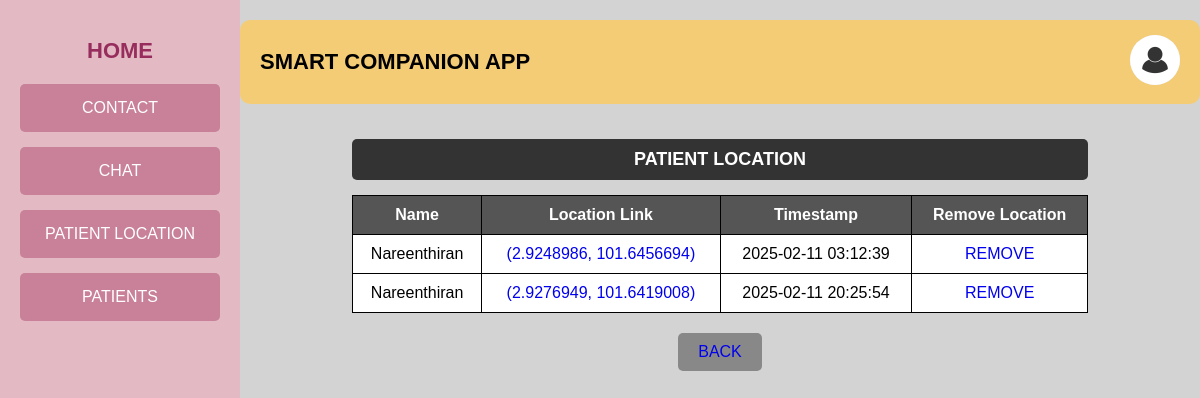
Screenshot of /locationcare (signed in) with the database file from the repository.
### tables this page shows
CREATE TABLE locations (
            id INTEGER PRIMARY KEY AUTOINCREMENT,
            user_id TEXT NOT NULL,
            name TEXT NOT NULL,
            latitude REAL NOT NULL,
            longitude REAL NOT NULL,
            timestamp TEXT NOT NULL
        );

### app.py (the view)
@app.route("/locationcare", methods=["GET", "POST"])
def locationcare():
    db = get_db()
    cursor = db.cursor()
    care_id = session.get('care_id')
    str_care_id = str(care_id)
    cursor.execute("SELECT user_id FROM assign WHERE caretaker_id = ?", (str_care_id,))
    user_ids = cursor.fetchall()
    location_list = []
    if not user_ids:
        flash("No users assigned to this caretaker.")
        db.close()
    for user in user_ids:
        user_id = user[0]  # Extract user_id from tuple
        cursor.execute("SELECT * FROM locations WHERE user_id = ?", (user_id,))
        location_list.extend(cursor.fetchall())  # Append all location rows
    db.close()
    with open("static/img_log/caretaker/"+ str_care_id + ".txt", "r") as file:
        image_name = str(file.read())
        image_url= url_for('static', filename='uploads/'+ image_name )
    return render_template("Caretaker/location.html", image_url=image_url, contacts=location_list)

### app.py (called while the page is built)
def get_db():
    if 'db' not in g:
        g.db = sqlite3.connect('project.db')
        g.db.row_factory = sqlite3.Row
    return g.db

### templates/Caretaker/location.html (shortened to what this page needs)
<!DOCTYPE html>
<html lang="en">
<head>
    <link rel="stylesheet" href="static/contact.css">
</head>
<body>
    <div class="container">
        <div class="sidebar">
            <a href="{{ url_for('caretaker') }}"><h2>HOME</h2></a>
            <a href="{{ url_for('contactcare') }}"><button class="nav-btn">CONTACT</button></a>
            <a href="{{ url_for('chatcare') }}"><button class="nav-btn">CHAT</button></a>
            <a href="{{ url_for('locationcare') }}"><button class="nav-btn">PATIENT LOCATION</button></a>
            <a href="{{ url_for('patientscare') }}"><button class="nav-btn">PATIENTS</button></a>
        </div>
        <div class="main-content">
            <div class="header">
                <h1>SMART COMPANION APP</h1>
                <div class="user-profile">
                    <a href="{{ url_for('careprofile') }}"><img src="{{ image_url }}" alt="Profile Picture" class="profile-img"></a>
                </div>
            </div>
            <div class="contacts-section">
                <h2 class="contacts-title">PATIENT LOCATION</h2>
                <table class="contacts-table">
                    <tr>
                        <th>Name</th>
                        <th>Location Link</th>
                        <th>Timestamp</th>
                        <th>Remove Location</th>
                    </tr>
                    {% for contact in contacts %}
                    <tr>
                        <td>{{ contact[2] }}</td>
                        <td><a href=" https://www.google.com/maps?q={{ contact[3] }},{{ contact[4] }}" onclick="event.stopPropagation();" target="_blank">{{ contact[3], contact[4] }}</a></td>
                        <td>{{ contact[5] }}</td>
                        <td><a href="/deletelocationcare?time_number={{ contact[5] }}" class="edit-btn">REMOVE</a></td>
                    </tr>
                    {% endfor %}
                </table>
            </div>
            <div class="buttons">
                <button class="back-btn"><a href="{{ url_for('caretaker') }}">BACK</a></button>
            </div>
        </div>
    </div>
</body>
</html>

### static/contact.css (style rules this page uses)
body { font-family: Arial, sans-serif; margin: 0; padding: 0; background-color: #e5e5e5; }
.container { display: flex; height: 100vh; }
.sidebar { width: 200px; background-color: #e3b9c4; padding: 20px; text-align: center; }
.sidebar h2 { font-size: 20px; margin-bottom: 30px; }
.nav-btn { display: block; width: 100%; padding: 15px; margin-bottom: 15px; background-color: #c98199; border: none; color: white; font-size: 16px; cursor: pointer; border-radius: 5px; }
.main-content { flex: 1; padding: 20px; background-color: #d3d3d3; display: flex; flex-direction: column; align-items: center; }
.header { display: flex; justify-content: space-between; width: 100%; align-items: center; background-color: #f4cc75; padding: 15px 20px; border-radius: 10px; }
.header h1 { margin: 0; font-size: 22px; }
.user-profile { display: flex; align-items: center; gap: 10px; }
.user-profile img { width: 50px; height: 50px; border-radius: 50%; background-color: #ddd; }
.contacts-section { width: 80%; margin-top: 20px; text-align: center; }
.contacts-title { background-color: #333; color: white; padding: 10px; border-radius: 5px; font-size: 18px; }
.contacts-table { width: 100%; margin-top: 10px; border-collapse: collapse; background-color: white; }
.contacts-table th, .contacts-table td { border: 1px solid black; padding: 10px; text-align: center; }
.contacts-table th { background-color: #555; color: white; }
.buttons { width: 80%; display: flex; justify-content: space-between; margin-top: 20px; }
.sidebar h2 { color: #972d5d; font-size: 22px; margin-bottom: 20px; font-weight: bold; text-decoration: none; transition: color 0.3s ease; }
a { text-decoration: none; }
.back-btn, .add-btn { padding: 10px 20px; border: none; font-size: 16px; cursor: pointer; border-radius: 5px; }
.back-btn { background-color: #b8867b; color: white; }
.buttons { display: flex; justify-content: center; gap: 15px; margin-top: 20px; width: 100%; }
.back-btn, .add-btn { padding: 10px 20px; border: none; border-radius: 5px; cursor: pointer; }
.back-btn { background: #888; color: white; }

### rows the page displays
locations: name "Nareenthiran", latitude+longitude "(2.9248986, 101.6456694)", timestamp "2025-02-11 03:12:39"
locations: name "Nareenthiran", latitude+longitude "(2.9276949, 101.6419008)", timestamp "2025-02-11 20:25:54"
